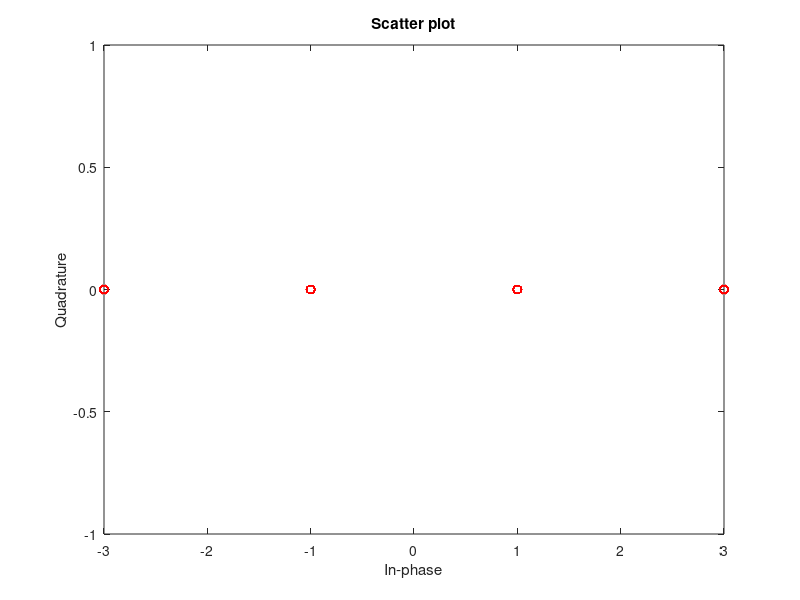

The MATLAB source for this figure: (Note: this script raises an error after producing the figure.)
clear all; close all;clc;

%Etudes de chaines de transmission     4_ASK     

Nb = 12000;
M = 4;
alpha = 0.5;
Fe = 12*10^3;
Rb = 6 * 10^3;
Rs = Rb / log2(M) ;
Ts = 1/Rs;
Te = 1/Fe;
Ns = Ts/Te;
span = 8 ;



%generation des bits
bits = randi([0 1], 1,Nb);

% groupement des bits par log2(M)
blocs_bits=reshape(bits,log2(M),length(bits)/log2(M)).';

% conversion des groupes de bits en une valeur décimale (de 0 à M-1)
symboles_decimaux=bi2de(blocs_bits);

%mapping
Symboles = symboles_decimaux.';
Symboles( symboles_decimaux == 0 ) = -3;
Symboles( symboles_decimaux == 1 ) = -1;
Symboles( symboles_decimaux == 3 ) = 1;
Symboles( symboles_decimaux == 2 ) = 3;


% Tracé des constellations en sortie du mapping 
figure();scatterplot(Symboles,1,0,'ro');

%suite des impultions dirac
Suite_dirac = kron(Symboles,[1 zeros(1,Ns-1)]);

%filtre mise enforme + filtre reception
h = rcosdesign(alpha,span,Ns,'sqrt');

%filtrage mise en forme
xe = conv(Suite_dirac,h,'same');

%DSP du l'envloppe complexe
DSP = (1/length(xe))*abs(fft(xe,2^nextpow2(length(xe)))).^2;
figure; 
plot(linspace(-Fe/2,Fe/2,2^nextpow2(length(real(xe)))),fftshift(DSP));
ylabel ('DSP du signal');
xlabel('f en HZ');
title('DSP du signal modulé sur porteuse');

%filtrage de reception
z =  conv(xe,h,'same');

%echantillionage
z_echan = z(1:Ns:Ns*Nb/2);

%décisions
z_dec = z_echan;
z_dec(z_echan >= 2) = 3;
z_dec(z_echan <= -2) = -3;
z_dec(0 < z_echan & z_echan< 2) = 1;
z_dec(-2 < z_echan & z_echan <= 0) = -1;

%demapping
% on a besoin de faire le demapping car Teb = Tes / log2(M) (grace a gray)

%calcul du TES
%l'énergie en sortie du filtre de réception n'est pas maximale car la convolution porte sur moins de symboles.
%Du coup, quand les premiers symboles sont des +/- 3, ça génère une erreur Pour ne pas le prendre en compte 
%dans le calcul du TES je  les calculer à partir du 2e ou du 3e symbole

TES4 = sum(z_dec(2:end) ~= Symboles(2:end))/(length(Symboles) -1);
assert(TES4 == 0);

%%Implantation de la chaine avec bruit
TEB_bruit = zeros(1,7);
k = 0;

EbN0db = [0:6];
EbN0 = 10.^(EbN0db/10) ;

for k=1:length(EbN0) 
    
    %generation des bits
    bits = randi([0 1], 1,Nb);
    
    % groupement des bits par log2(M)
    blocs_bits=reshape(bits,log2(M),length(bits)/log2(M)).';

    % conversion des groupes de bits en une valeur décimale (de 0 à M-1)
    symboles_decimaux=bi2de(blocs_bits);

    %mapping
    Symboles = symboles_decimaux.';
    Symboles( symboles_decimaux == 0 ) = -3;
    Symboles( symboles_decimaux == 1 ) = -1;
    Symboles( symboles_decimaux == 3 ) = 1;
    Symboles( symboles_decimaux == 2 ) = 3;
    
    
    %suite des impultions dirac
    Suite_dirac = kron(Symboles,[1 zeros(1,Ns-1)]);
    
    %filtrage mise en forme
    xe = conv(Suite_dirac,h,'same');
        
    %calcul de la puissance du signal transmis
    Pr = mean(abs(xe).^2) ;
    
    %calcul du signal bruit 
    n = (sqrt((Pr*Ns)/(2*log2(M)*EbN0(k)))*randn(1,length(xe)));
        
    %ajout du bruit 
    xe = xe + n ;
    
    %filtrage de reception
    z =  conv(xe,h,'same');

    %echantillionage
    z_echan = z(1:Ns:Ns*Nb/2);
    
    %tracé des constellations
    figure(1);
    subplot(3,3,k+1);
    plot(real(z_echan),imag(z_echan),'k.');
    xlabel('I')
    ylabel('Q')
    title(["constellations pour Eb/No = ",k-1,"db"])

    %décisions
    z_dec = z_echan;
    z_dec(z_echan >= 2) = 3;
    z_dec(z_echan <= -2) = -3;
    z_dec(0 < z_echan & z_echan< 2) = 1;
    z_dec(-2 < z_echan & z_echan <= 0) = -1;
    
    %calcul du teb
    TEB_bruit(k) = sum(z_dec(2:end) ~= Symboles(2:end))/(length(Symboles) -1) / 2;
    
end

%Tracé du TEB calculé
figure;
semilogy(EbN0db,TEB_bruit);
xlabel('Eb/N0 db'),
ylabel('TEB'),
title('Tracé du TEB calculé');

%Comparaison du TEB theorique et TEB calculé
TEB_theo = (2 / log2(M)) * ((M-1) / M) * qfunc(sqrt(((6*log2(M))/(M^2-1))* 10.^(EbN0db/10)));
figure;
semilogy(EbN0db,TEB_theo);hold on;
semilogy(EbN0db,TEB_bruit);
xlabel('Eb/N0 db'),
ylabel('TEB'),
legend('TEB theorique','TEB calculé')
title('Comparaison du TEB theorique et TEB calculé ');
